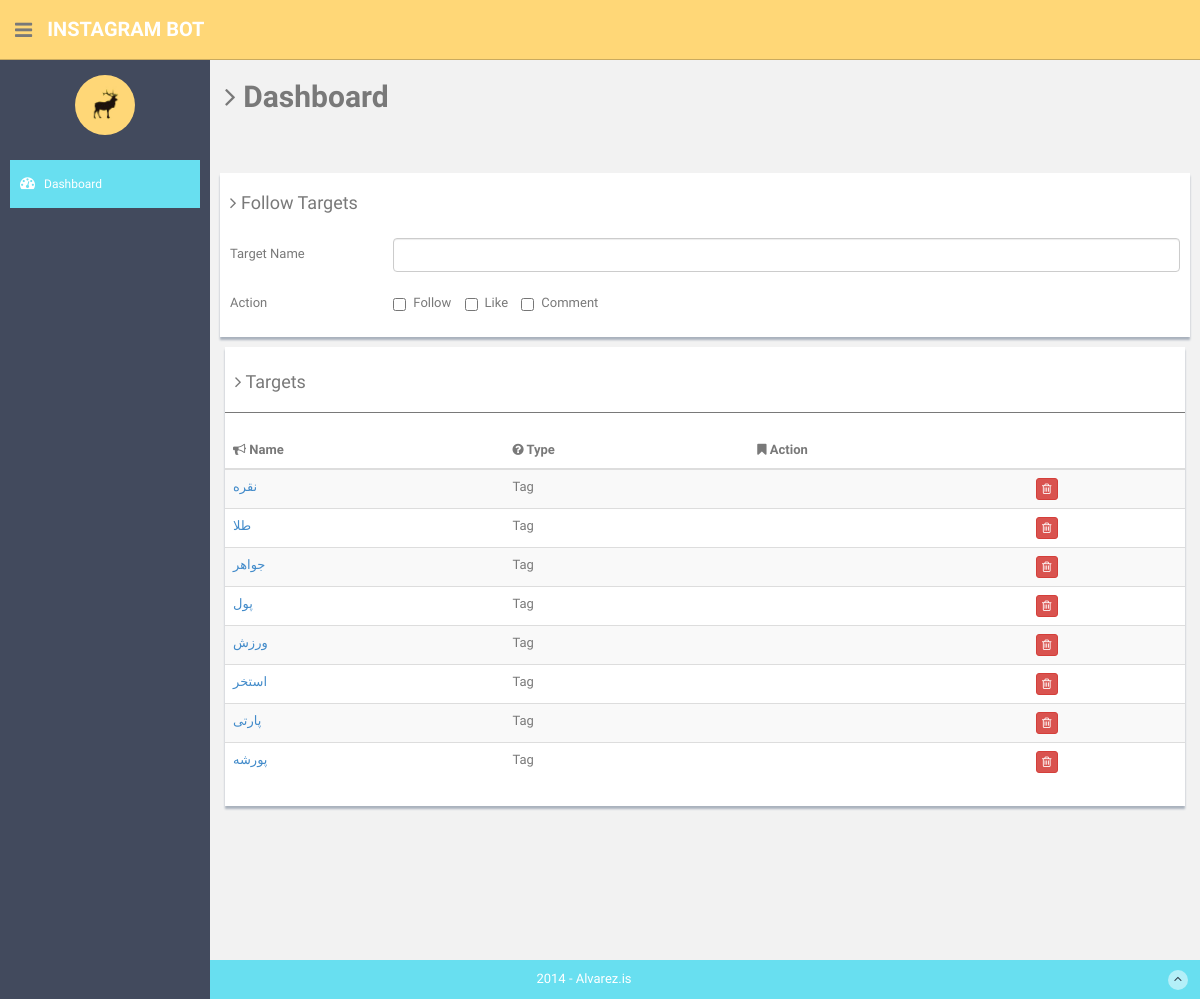
The page /api/dashboard (signed in) on the database as committed earlier.
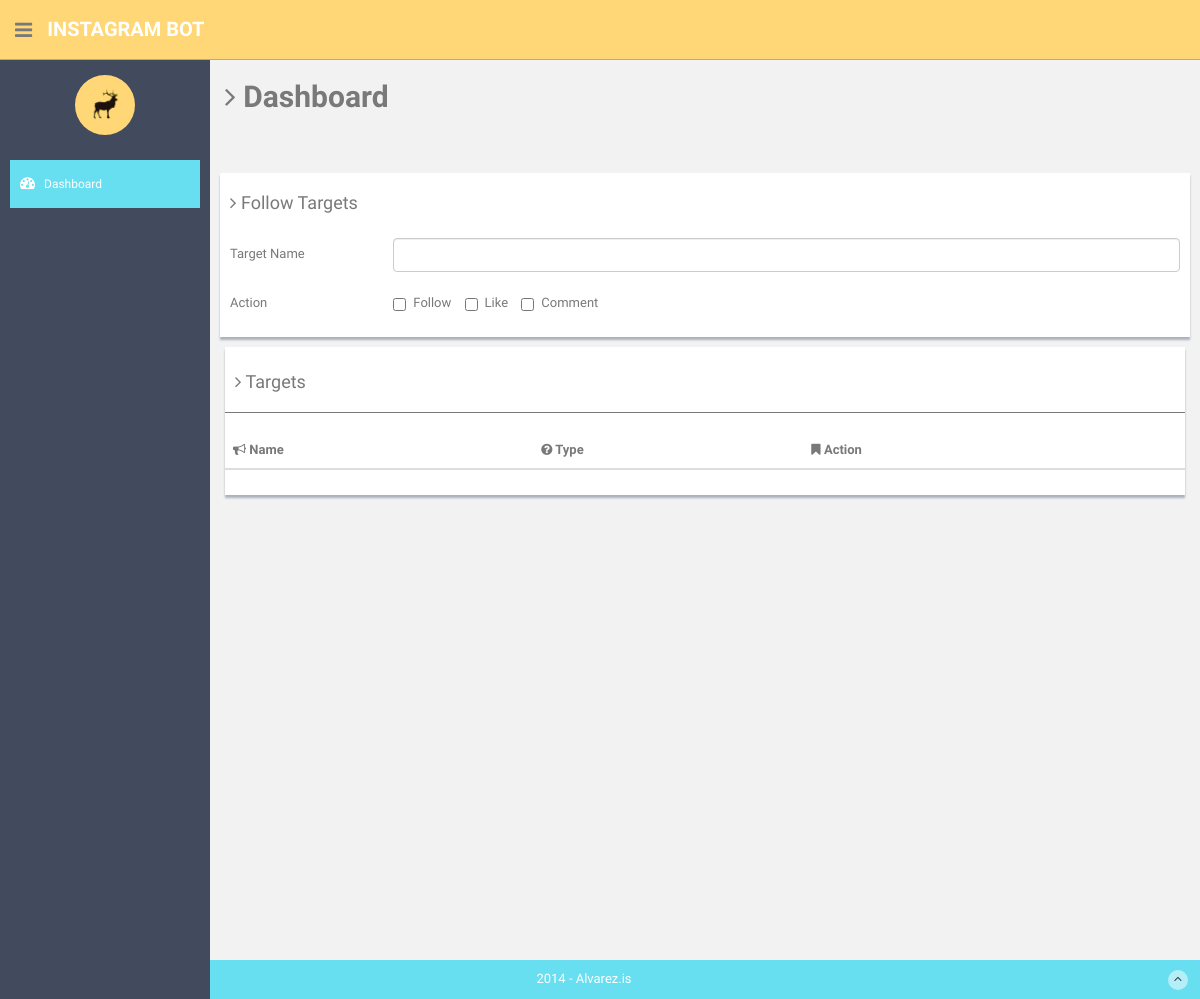
The same page on the database as committed later.
### api/models.py (models this page shows)
class Target(models.Model):
    TYPES = (
        ('T', 'Tag'),
        ('P', 'Page'),
        ('L', 'Place'),
    )
    target = models.CharField(max_length=30)
    target_type = models.CharField(max_length=1, choices=TYPES)
    target_action = models.CharField(max_length=3)

### api/views.py (the view)
# urls.py: path('dashboard', views.dashboard, name='dashboard'),
@login_required
def dashboard(request):
    targets = Target.objects.all()
    for t in targets:
        actions = t.target_action
        t.target_action = ""
        if "l" in actions:
            t.target_action = t.target_action + " Like "
        if "c" in actions:
            t.target_action = t.target_action + " Comment "
        if "f" in actions:
            t.target_action = t.target_action + " Follow "
    return render(request, "./panel/index.html", {"targets":targets})

### templates/panel/index.html (shortened to what the changed rows need)
<!DOCTYPE html>
<html lang="en">
  <head>
    <link href="/templates/panel/assets/css/bootstrap.css" rel="stylesheet">
    <link href="/templates/panel/assets/font-awesome/css/font-awesome.css" rel="stylesheet" />
    <link href="/templates/panel/assets/css/style.css" rel="stylesheet">
    <link href="/templates/panel/assets/css/style-responsive.css" rel="stylesheet">
  </head>
  <body>
  <section id="container" >
      <section id="main-content">
          <section class="wrapper site-min-height">
          	<h2><i class="fa fa-angle-right"></i><b> Dashboard</b></h2>
                <div class="row mt">
                <div class="col-md-12">
                      <div class="content-panel">
                          <table class="table table-striped table-advance table-hover">
                              <thead>
                              <tr>
                                  <th><i class="fa fa-bullhorn"></i> Name</th>
                                  <th class="hidden-phone"><i class="fa fa-question-circle"></i> Type</th>
                                  <th><i class="fa fa-bookmark"></i> Action</th>
                                  <th></th>
                              </tr>
                              </thead>
                              <tbody>
                              {% for target in targets %}
                              <tr>
                                  <td><a>{{target.target}}</a></td>
                                  <td class="hidden-phone">{{target.get_target_type_display}}</td>
                                  <td>{{target.target_action}}</td>
                                  <td>
                                      <a href="/api/deletetarget/{{target.id}}"><button class="btn btn-danger btn-xs"><i class="fa fa-trash-o "></i></button></a>
                                  </td>
                              </tr>
                              {% endfor %}
                              </tbody>
                          </table>
                      </div>
                  </div>
          	</div>
		</section><! --/wrapper -->
      </section>
  </section>
  </body>
</html>

Rows that differ between the two databases and show on the page:
removed Target: target "نقره", target_type "Tag"
removed Target: target "طلا", target_type "Tag"
removed Target: target "جواهر", target_type "Tag"
removed Target: target "پول", target_type "Tag"
removed Target: target "ورزش", target_type "Tag"
removed Target: target "استخر", target_type "Tag"
removed Target: target "پارتی", target_type "Tag"
removed Target: target "پورشه", target_type "Tag"
